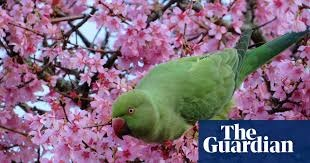
#> input picture PARROT_INPUT.jpg, 310 x 163 px
$ python GREEN_COLOR_DETECTION.py
#> lines starting #> are read from the running program, lines starting #| are printed output that depends on the picture; after the words box and inside, x2 and y2 are one past the last pixel; in counts of white or black regions, pixels touching at a corner belong together
import numpy as np
import cv2

image = cv2.imread('PARROT_INPUT.jpg')
#> image is the input picture: shape (163, 310, 3); mean B, G, R 124.9, 105.6, 129.6
result = image.copy()
image = cv2.cvtColor(image, cv2.COLOR_BGR2HSV)
#> image: shape (163, 310, 3); mean H, S, V 124.6, 99.2, 144.1
lower = np.array([25,52,72])
upper = np.array([102,255,255])
mask = cv2.inRange(image, lower, upper)
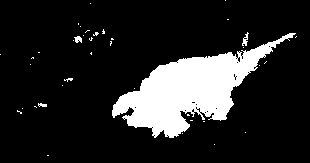
#> mask: shape (163, 310); 15% white; 39 white regions (35 under 20 px), largest, box (x1, y1, x2, y2) and area: (112, 33, 296, 138) 7341, (242, 32, 249, 46) 45, (74, 36, 82, 43) 39, (38, 103, 47, 107) 26
result = cv2.bitwise_and(result, result, mask=mask)
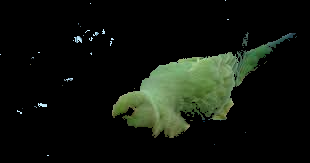
#> result: shape (163, 310, 3); mean B, G, R 12.8, 19.8, 15.3

cv2.imshow('result', result)
cv2.waitKey()

$ run again, with BLUE_INPUT.jpg copied over PARROT_INPUT.jpg
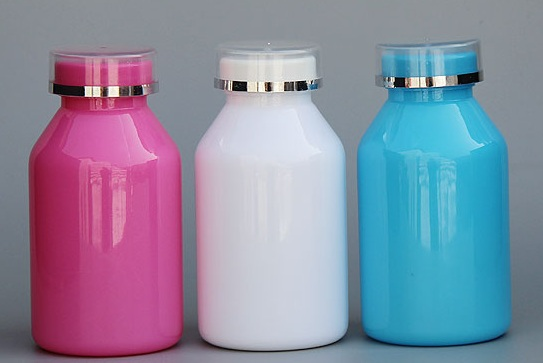
#> input picture BLUE_INPUT.jpg, 543 x 363 px
#> image is the input picture: shape (363, 543, 3); mean B, G, R 162.1, 139.4, 137.5
#> image: shape (363, 543, 3); mean H, S, V 118.4, 86.1, 174.2
#> `mask = cv2.inRange(image, lower, upper)`:
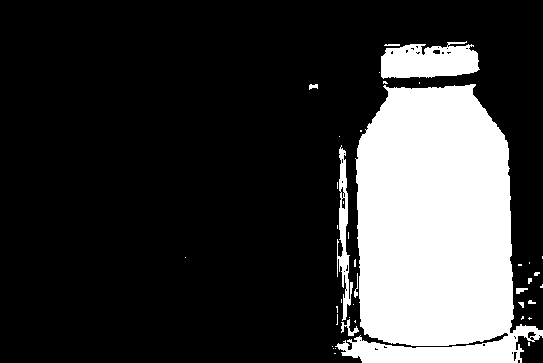
#> mask: shape (363, 543); 22.7% white; 40 white regions (29 under 20 px), largest, box (x1, y1, x2, y2) and area: (335, 84, 543, 363) 40339, (381, 41, 480, 79) 2819, (337, 145, 353, 321) 1124
#> `result = cv2.bitwise_and(result, result, mask=mask)`:
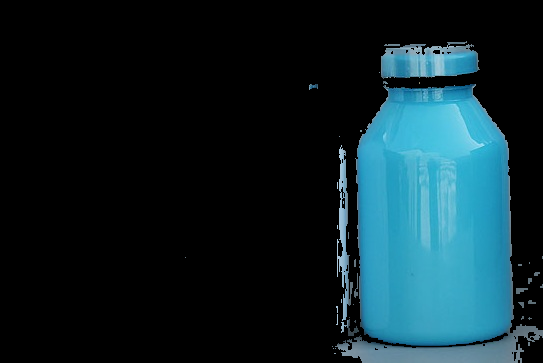
#> result: shape (363, 543, 3); mean B, G, R 42.8, 36.1, 14.2
